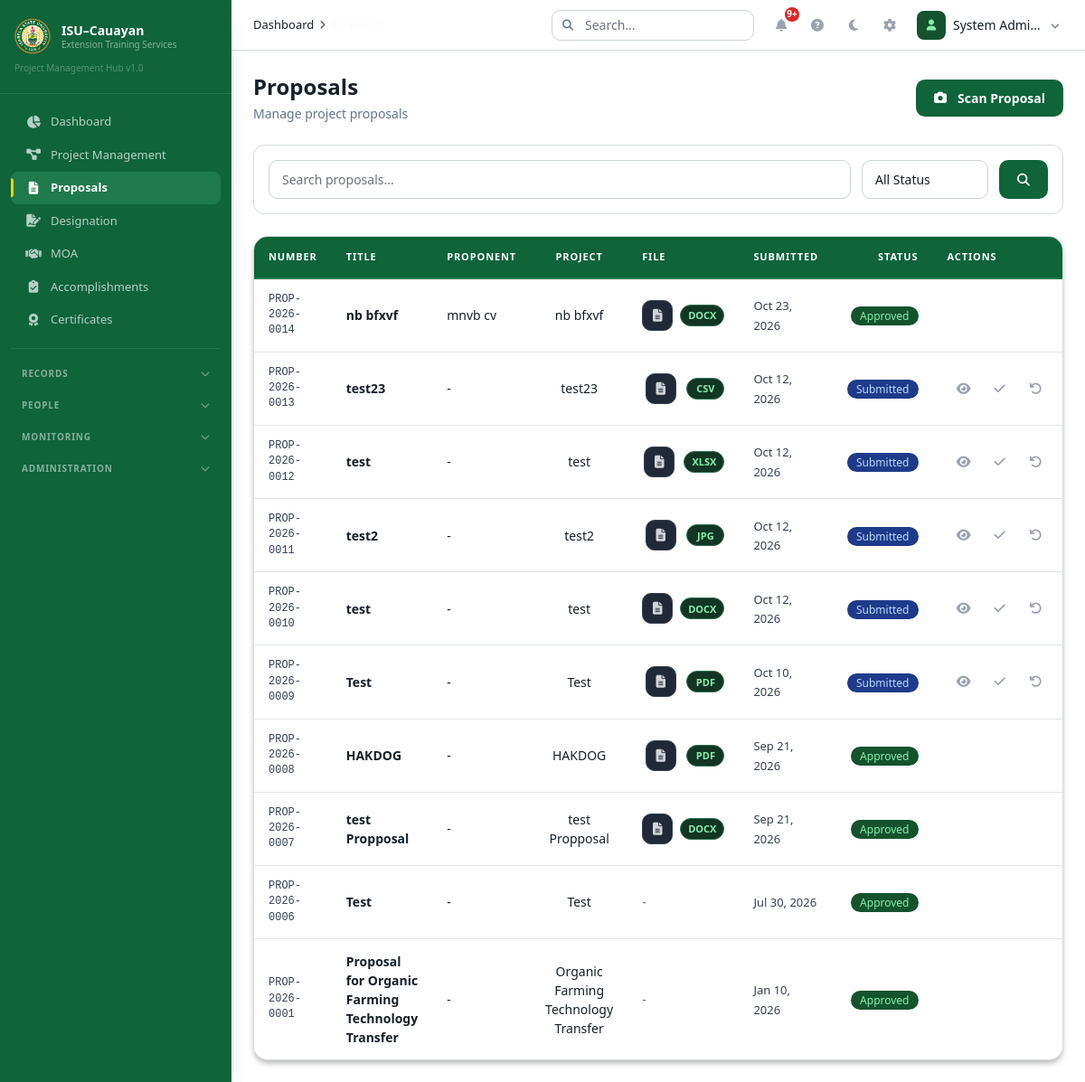
/index.php?module=proposals (signed in), run on the app's committed database.
### tables this page shows
CREATE TABLE `proposals` (
  `id` int(11) NOT NULL,
  `proposal_number` varchar(30) NOT NULL,
  `project_id` int(11) DEFAULT NULL,
  `title` varchar(255) NOT NULL,
  `proponent` varchar(255) DEFAULT NULL,
  `submitted_by` int(11) NOT NULL,
  `date_submitted` date DEFAULT NULL,
  `status` enum('draft','submitted','under_review','approved','returned','rejected') NOT NULL DEFAULT 'draft',
  `reviewed_by` int(11) DEFAULT NULL,
  `reviewed_at` datetime DEFAULT NULL,
  `remarks` text DEFAULT NULL,
  `attachment` varchar(255) DEFAULT NULL,
  `attachments` longtext DEFAULT NULL,
  `version` int(11) NOT NULL DEFAULT 1,
  `created_at` datetime NOT NULL DEFAULT current_timestamp(),
  `updated_at` datetime NOT NULL DEFAULT current_timestamp() ON UPDATE current_timestamp()
);

CREATE TABLE `projects` (
  `id` int(11) NOT NULL,
  `project_code` varchar(30) NOT NULL,
  `program_id` int(11) DEFAULT NULL,
  `title` varchar(255) NOT NULL,
  `description` text DEFAULT NULL,
  `start_date` date DEFAULT NULL,
  `end_date` date DEFAULT NULL,
  `budget` decimal(15,2) NOT NULL DEFAULT 0.00,
  `funding_source_id` int(11) DEFAULT NULL,
  `partner_agency_id` int(11) DEFAULT NULL,
  `beneficiary_group_id` int(11) DEFAULT NULL,
  `location` varchar(255) DEFAULT NULL,
  `objectives` text DEFAULT NULL,
  `expected_outputs` text DEFAULT NULL,
  `status` enum('draft','pending','approved','ongoing','completed','cancelled','archived') NOT NULL DEFAULT 'draft',
  `completion_percentage` int(3) NOT NULL DEFAULT 0,
  `created_by` int(11) NOT NULL,
  `created_at` datetime NOT NULL DEFAULT current_timestamp(),
  `updated_at` datetime NOT NULL DEFAULT current_timestamp() ON UPDATE current_timestamp(),
  `deleted_at` datetime DEFAULT NULL
);

### controllers/Controllers.php (called while the page is built, shortened)
<?php
require_once __DIR__ . '/../config/helpers.php';
require_once __DIR__ . '/../includes/AssignmentVisibility.php';
class ProposalController {
    public function index() {
        $page = max(1, intval($_GET['page'] ?? 1));
        $limit = ITEMS_PER_PAGE;
        $offset = ($page - 1) * $limit;
        $result = AssignmentVisibility::getVisibleProposals($_GET['search'] ?? '', $_GET['status'] ?? '', $limit, $offset);
        $proposals = $result['data'];
        require_once __DIR__ . '/../layouts/header.php';
        require_once __DIR__ . '/../views/proposals/index.php';
        require_once __DIR__ . '/../layouts/footer.php';
    }
}

### includes/AssignmentVisibility.php (called while the page is built, shortened)
<?php
class AssignmentVisibility {
    private static function getUserId() {
        return $_SESSION['user_id'] ?? 0;
    }
    private static function isFaculty() { return ($_SESSION['role'] ?? '') === 'faculty'; }
    public static function getVisibleProposals($search = '', $status = '', $limit = 50, $offset = 0) {
        $facultyId = self::isFaculty() ? self::getFacultyId() : null;
        $where = " WHERE 1=1";
        $params = [];
        $countSql = "SELECT COUNT(*) as count FROM proposals pr{$where}";
        $stmt = db()->prepare($countSql);
        $stmt->execute($params);
        $total = (int)$stmt->fetch()['count'];
        $sql = "SELECT pr.*, p.title as project_title, CONCAT(fp.first_name, ' ', fp.last_name) as submitter_name FROM proposals pr LEFT JOIN projects p ON pr.project_id = p.id LEFT JOIN faculty_profiles fp ON pr.submitted_by = fp.user_id{$where} ORDER BY pr.created_at DESC LIMIT ? OFFSET ?";
        $params[] = $limit; $params[] = $offset;
        $stmt = db()->prepare($sql);
        $stmt->execute($params);
        return ['data' => $stmt->fetchAll(), 'total' => $total];
    }
}

### config/Database.php (called while the page is built, shortened)
<?php
class Database {
    private static $instance = null;
    private $conn;
    private function __construct() {
        try {
            $dsn = "mysql:host=" . DB_HOST . ";dbname=" . DB_NAME . ";charset=" . DB_CHARSET;
            $this->conn = new PDO($dsn, DB_USER, DB_PASS, [
                PDO::ATTR_ERRMODE => PDO::ERRMODE_EXCEPTION,
                PDO::ATTR_DEFAULT_FETCH_MODE => PDO::FETCH_ASSOC,
                PDO::ATTR_EMULATE_PREPARES => false,
            ]);
        } catch (PDOException $e) {
            die("Database connection failed: " . $e->getMessage());
        }
    }
    public static function getInstance() {
        if (self::$instance === null) self::$instance = new self();
        return self::$instance;
    }
    public function getConnection() { return $this->conn; }
}

### views/proposals/index.php (the view, shortened to what this page needs)
<div class="flex flex-col md:flex-row md:items-center justify-between gap-4 mb-6">
    <div><h1 class="text-2xl font-bold text-[#F9FAFB]">Proposals</h1><p class="text-[#9CA3AF] text-sm mt-1">Manage project proposals</p></div>
    <?php if ($_SESSION['role'] === 'admin'): ?>
        <button onclick="openProposalSubmit(true)" class="btn-primary"><i class="fas fa-camera mr-1"></i> Scan Proposal</button>
    <?php elseif ($_SESSION['role'] === 'faculty'): ?>
        <button onclick="openProposalSubmit(false)" class="btn-primary"><i class="fas fa-plus mr-1"></i> Add Proposal</button>
    <?php endif; ?>
</div>
<div class="filter-bar mb-6">
    <form method="GET" class="flex flex-col md:flex-row gap-3">
        <div class="flex-1"><input type="text" name="search" placeholder="Search proposals..." value="<?= e($_GET['search'] ?? '') ?>" class="filter-input"></div>
        <select name="status" class="filter-select"><option value="">All Status</option></select>
        <button type="submit" class="btn-primary"><i class="fas fa-search"></i></button>
    </form>
</div>
<div id="proposalsTable">
    <div class="data-table-container">
        <?php if (empty($proposals)): ?>
            <div class="empty-state"><div class="empty-state-icon"><i class="fas fa-file-alt"></i></div><h3 class="empty-state-title">No proposals found</h3></div>
        <?php else: ?>
            <div class="overflow-x-auto"><table class="data-table proposals-table"><thead><tr><th>Number</th><th>Title</th><th>Proponent</th><th>Project</th><th>File</th><th>Submitted</th><th>Status</th><th>Actions</th></tr></thead><tbody>
                <?php foreach ($proposals as $i => $p): ?>
                    <tr class="animate-row" style="animation-delay:<?= $i * 0.05 ?>s">
                        <td data-label="Number"><span class="table-code"><?= e($p['proposal_number']) ?></span></td>
                        <td data-label="Title"><span class="table-title"><?= e($p['title']) ?></span></td>
                        <td data-label="Proponent"><span class="text-[#D1D5DB]"><?= e($p['proponent'] ?? '-') ?></span></td>
                        <td data-label="Project"><span class="text-[#D1D5DB]"><?= e($p['project_title'] ?? $p['title'] ?? '-') ?></span></td>
                        <td data-label="File"><?php if (!empty($p['attachment'])): ?><div class="flex items-center justify-center gap-2"><button type="button" onclick="previewProposalFile(<?= (int)$p['id'] ?>, <?= htmlspecialchars(json_encode($p['title'] ?? 'Proposal'), ENT_QUOTES, 'UTF-8') ?>)" class="action-btn proposal-file-action" title="Preview uploaded proposal" aria-label="Preview uploaded proposal"><i class="fas fa-file-alt text-sm"></i></button><span class="file-extension-pill"><?= e(strtoupper(pathinfo($p['attachment'], PATHINFO_EXTENSION))) ?></span></div><?php else: ?><span class="text-[#6B7280]">-</span><?php endif; ?></td>
                        <td data-label="Submitted"><span class="table-date"><?= formatDate($p['date_submitted']) ?></span></td>
                        <td data-label="Status"><?= getStatusBadge($p['status']) ?></td>
                        <td data-label="Actions">
                            <div class="flex items-center justify-end gap-1">
                                <button onclick="viewProposal(<?= $p['id'] ?>, this)" class="action-btn" data-loading title="View"><i class="fas fa-eye text-sm"></i></button>
                                <?php if ($_SESSION['role'] === 'admin' && in_array($p['status'], ['submitted','under_review'])): ?>
                                    <button onclick="reviewProposal(<?= $p['id'] ?>, 'approved', this)" class="action-btn action-btn-success" title="Approve"><i class="fas fa-check text-sm"></i></button>
                                    <button onclick="showReturnModal(<?= $p['id'] ?>)" class="action-btn" title="Return"><i class="fas fa-undo text-sm"></i></button>
                                    <button onclick="reviewProposal(<?= $p['id'] ?>, 'rejected', this)" class="action-btn action-btn-danger" title="Reject"><i class="fas fa-times text-sm"></i></button>
                                <?php endif; ?>
                            </div>
                        </td>
                    </tr>
                <?php endforeach; ?>
            </tbody></table></div>
        <?php endif; ?>
    </div>
</div>

### config/helpers.php (shortened to what this page needs)
<?php
require_once __DIR__ . '/Database.php';
function db() { return Database::getInstance()->getConnection(); }
function e($str) { return htmlspecialchars($str ?? '', ENT_QUOTES, 'UTF-8'); }
function formatDate($date, $format = DATE_FORMAT) { return empty($date) ? '-' : date($format, strtotime($date)); }
function getStatusBadge($status) {
    $classes = [
        'draft' => 'bg-[#374151] text-[#E5E7EB]',
        'pending' => 'bg-[#78350F] text-[#FCD34D]',
        'submitted' => 'bg-[#1E3A8A] text-[#BFDBFE]',
        'under_review' => 'bg-[#1E3A8A] text-[#BFDBFE]',
        'active' => 'bg-[#14532D] text-[#86EFAC]',
        'ongoing' => 'bg-[#14532D] text-[#86EFAC]',
        'approved' => 'bg-[#14532D] text-[#86EFAC]',
        'completed' => 'bg-[#14532D] text-[#86EFAC]',
        'archived' => 'bg-[#374151] text-[#9CA3AF]',
        'returned' => 'bg-[#78350F] text-[#FCD34D]',
        'rejected' => 'bg-[#7F1D1D] text-[#FCA5A5]',
        'cancelled' => 'bg-[#7F1D1D] text-[#FCA5A5]',
        'expired' => 'bg-[#7F1D1D] text-[#FCA5A5]',
        'terminated' => 'bg-[#7F1D1D] text-[#FCA5A5]',
        'planned' => 'bg-[#374151] text-[#E5E7EB]',
        'in_progress' => 'bg-[#1E3A8A] text-[#BFDBFE]',
        'generated' => 'bg-[#1E3A8A] text-[#BFDBFE]',
        'printed' => 'bg-[#78350F] text-[#FCD34D]',
        'claimed' => 'bg-[#14532D] text-[#86EFAC]',
    ];
    $labels = ['under_review' => 'Under Review', 'in_progress' => 'In Progress'];
    $class = $classes[$status] ?? 'bg-[#374151] text-[#E5E7EB]';
    $label = $labels[$status] ?? ucfirst(str_replace('_', ' ', $status));
    return '<span class="px-2.5 py-0.5 rounded-full text-xs font-medium ' . $class . '">' . $label . '</span>';
}

### data on the page
proposals: proposal_number "PROP-2026-0014", title "nb bfxvf", proponent "mnvb cv", attachment "DOCX", date_submitted "Oct 23, 2026", status "Approved"
proposals: proposal_number "PROP-2026-0013", title "test23", proponent "-", attachment "CSV", date_submitted "Oct 12, 2026", status "Submitted"
proposals: proposal_number "PROP-2026-0012", title "test", proponent "-", attachment "XLSX", date_submitted "Oct 12, 2026", status "Submitted"
proposals: proposal_number "PROP-2026-0011", title "test2", proponent "-", attachment "JPG", date_submitted "Oct 12, 2026", status "Submitted"
proposals: proposal_number "PROP-2026-0010", title "test", proponent "-", attachment "DOCX", date_submitted "Oct 12, 2026", status "Submitted"
proposals: proposal_number "PROP-2026-0009", title "Test", proponent "-", attachment "PDF", date_submitted "Oct 10, 2026", status "Submitted"
proposals: proposal_number "PROP-2026-0008", title "HAKDOG", proponent "-", attachment "PDF", date_submitted "Sep 21, 2026", status "Approved"
proposals: proposal_number "PROP-2026-0007", title "test Propposal", proponent "-", attachment "DOCX", date_submitted "Sep 21, 2026", status "Approved"
proposals: proposal_number "PROP-2026-0006", title "Test", proponent "-", date_submitted "Jul 30, 2026", status "Approved"
proposals: proposal_number "PROP-2026-0001", title "Proposal for Organic Farming Technology Transfer", proponent "-", project.title "Organic Farming Technology Transfer", date_submitted "Jan 10, 2026", status "Approved"

### other printed values
$item['label'] "Dashboard"
$item['label'] "Project Management"
$item['label'] "Proposals"
$item['label'] "Designation"
$item['label'] "MOA"
$item['label'] "Accomplishments"
$item['label'] "Certificates"
$group['label'] "RECORDS"
$group['label'] "PEOPLE"
$group['label'] "MONITORING"
$group['label'] "ADMINISTRATION"
$crumb['label'] "Dashboard"
$user['name'] ?: $user['username'] "System Admi…"
